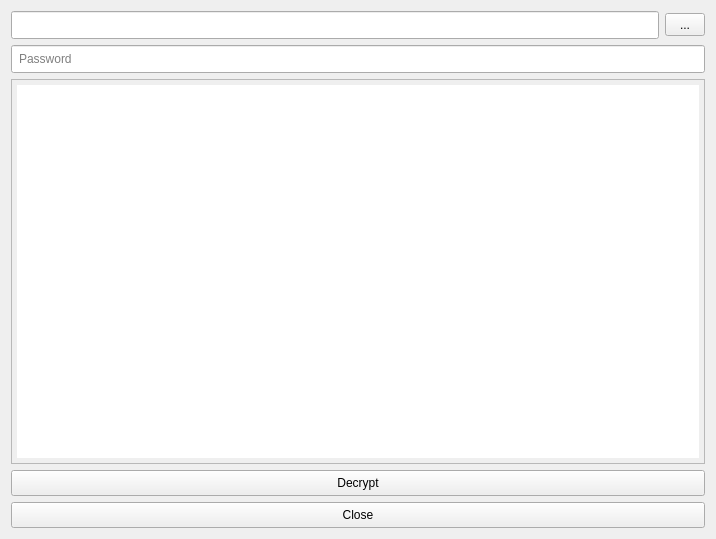
<?xml version="1.0" encoding="UTF-8"?>
<ui version="4.0">
 <class>decryptUI</class>
 <widget class="QWidget" name="decryptUI">
  <property name="geometry">
   <rect>
    <x>0</x>
    <y>0</y>
    <width>716</width>
    <height>539</height>
   </rect>
  </property>
  <property name="windowTitle">
   <string>Form</string>
  </property>
  <property name="styleSheet">
   <string notr="true">QWidget {
padding: 5px;
}</string>
  </property>
  <layout class="QVBoxLayout" name="verticalLayout_2">
   <item>
    <layout class="QHBoxLayout" name="horizontalLayout">
     <item>
      <widget class="QLineEdit" name="outputDir">
       <property name="sizePolicy">
        <sizepolicy hsizetype="Preferred" vsizetype="Fixed">
         <horstretch>0</horstretch>
         <verstretch>0</verstretch>
        </sizepolicy>
       </property>
       <property name="readOnly">
        <bool>true</bool>
       </property>
      </widget>
     </item>
     <item>
      <widget class="QPushButton" name="changeDir">
       <property name="sizePolicy">
        <sizepolicy hsizetype="Fixed" vsizetype="Fixed">
         <horstretch>0</horstretch>
         <verstretch>0</verstretch>
        </sizepolicy>
       </property>
       <property name="maximumSize">
        <size>
         <width>40</width>
         <height>23</height>
        </size>
       </property>
       <property name="text">
        <string>...</string>
       </property>
      </widget>
     </item>
    </layout>
   </item>
   <item>
    <layout class="QVBoxLayout" name="verticalLayout">
     <item>
      <widget class="QLineEdit" name="btnPassword">
       <property name="placeholderText">
        <string>Password</string>
       </property>
      </widget>
     </item>
     <item>
      <widget class="QPlainTextEdit" name="logEdit">
       <property name="readOnly">
        <bool>true</bool>
       </property>
      </widget>
     </item>
     <item>
      <widget class="QPushButton" name="buttonOK">
       <property name="text">
        <string>Decrypt</string>
       </property>
      </widget>
     </item>
     <item>
      <widget class="QPushButton" name="buttonClose">
       <property name="text">
        <string>Close</string>
       </property>
      </widget>
     </item>
    </layout>
   </item>
  </layout>
 </widget>
 <resources/>
 <connections/>
</ui>
